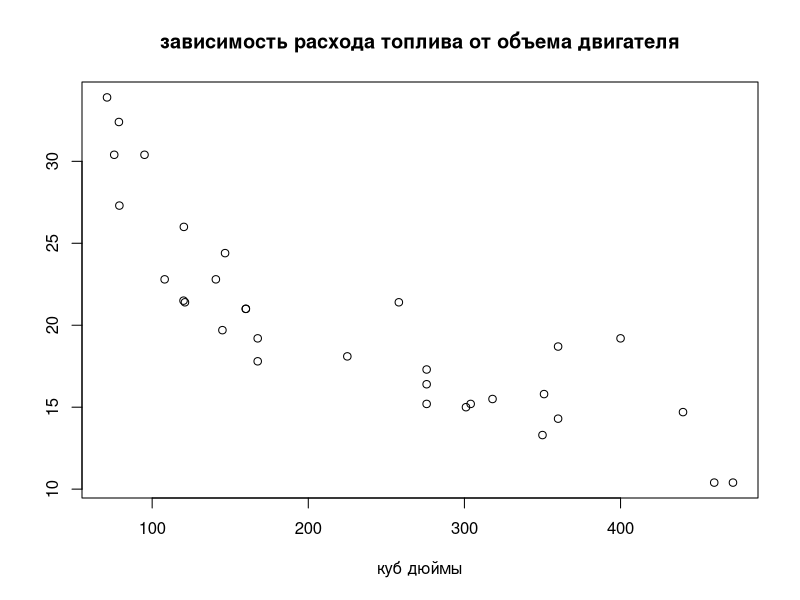

Recreate this plot in R.
plot(
  mpg ~ disp, 
  data = mtcars,
  main
  = "зависимость расхода топлива от объема двигателя",
  ylab
  ="миль на 
галлон
",
  xlab
  = "куб дюймы"
)
